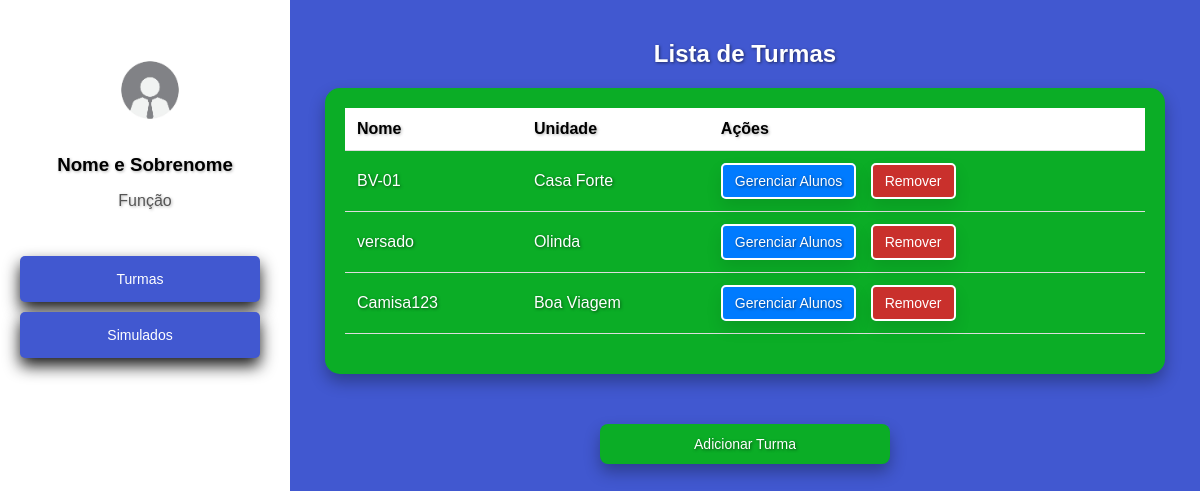
Page /cadastros/turmas/ (signed in) on the earlier database version.
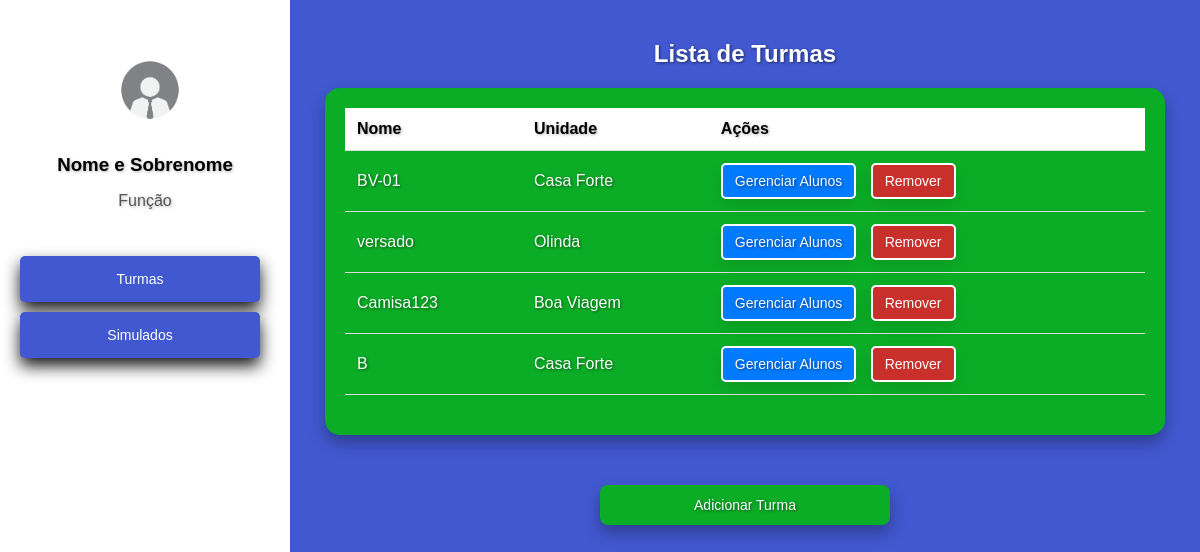
Same page on the later database version.
### cadastros/models.py (models this page shows, shortened)
class Turma(models.Model):
    nome = models.CharField(max_length=100)
    unidade = models.ForeignKey(Unidade, on_delete=models.CASCADE, related_name='turmas')

class Unidade(models.Model):
    nome = models.CharField(max_length=100, unique=True)
    def __str__(self):
        return self.nome

### cadastros/views.py (the view, shortened to what this page needs)
# urls.py: path('turmas/', TurmaView.as_view(), name='turmas'),
class TurmaView(LoginRequiredMixin, View):
    login_url = '/login/'
    template_name_list = 'turmas.html'
    template_name_add = 'adicionar_turma.html'
    def get(self, request, turma_id=None):
        if request.path.endswith('adicionar/'):
            unidades = Unidade.objects.all()
            return render(request, self.template_name_add, {'unidades': unidades})
        else:
            turmas = TurmaMediator.listar_turmas()
            return render(request, self.template_name_list, {'turmas': turmas})

### cadastros/mediators.py (called while the page is built)
    @staticmethod
    def listar_turmas():
        return Turma.objects.all()

### cadastros/templates/turmas.html (shortened to what this page needs)
<!DOCTYPE html>
<html lang="pt-br">
<head>
</head>
<body>
    <div class="sidebar">
        <div class="profile">
            <img src="/static/imgfunc.jpg" alt="funcionario" width="100" height="100" style="margin-top: 20px; margin-left: 10px;">
            <h3>Nome e Sobrenome</h3>
            <p>Função</p>
        </div>
        <nav>
            <a href="{% url 'turmas' %}" class="btn btn-primary">Turmas</a>
            <a href="{% url 'simulados' %}" class="btn btn-primary">Simulados</a>
        </nav>
    </div>
    <div class="container">
        <h2>Lista de Turmas</h2>
        <div class="table-container">
            <table>
                <thead>
                    <tr>
                        <th>Nome</th>
                        <th>Unidade</th>
                        <th>Ações</th>
                    </tr>
                </thead>
                <tbody>
                    {% for turma in turmas %}
                    <tr id="turma-{{ turma.id }}">
                        <td>{{ turma.nome }}</td>
                        <td>{{ turma.unidade }}</td>
                        <td>
                            <a href="{% url 'alunos' turma_id=turma.id %}" class="gerenciar-alunos gerenciamento-botao">Gerenciar Alunos</a>
                            <button class="remover-turma gerenciamento-botao2" data-id="{{ turma.id }}">Remover</button>
                        </td>
                    </tr>
                    {% endfor %}
                </tbody>
            </table>
        </div>
        <a href="{% url 'adicionar_turma' %}" class="add-turma" style="text-shadow: 0.0625rem 0.0625rem 0.1875rem rgba(0, 0, 0, 0.5);">Adicionar Turma</a>
    </div>
</body>
</html>

Differences in the rows shown:
added Turma: nome "B", unidade "Casa Forte"
